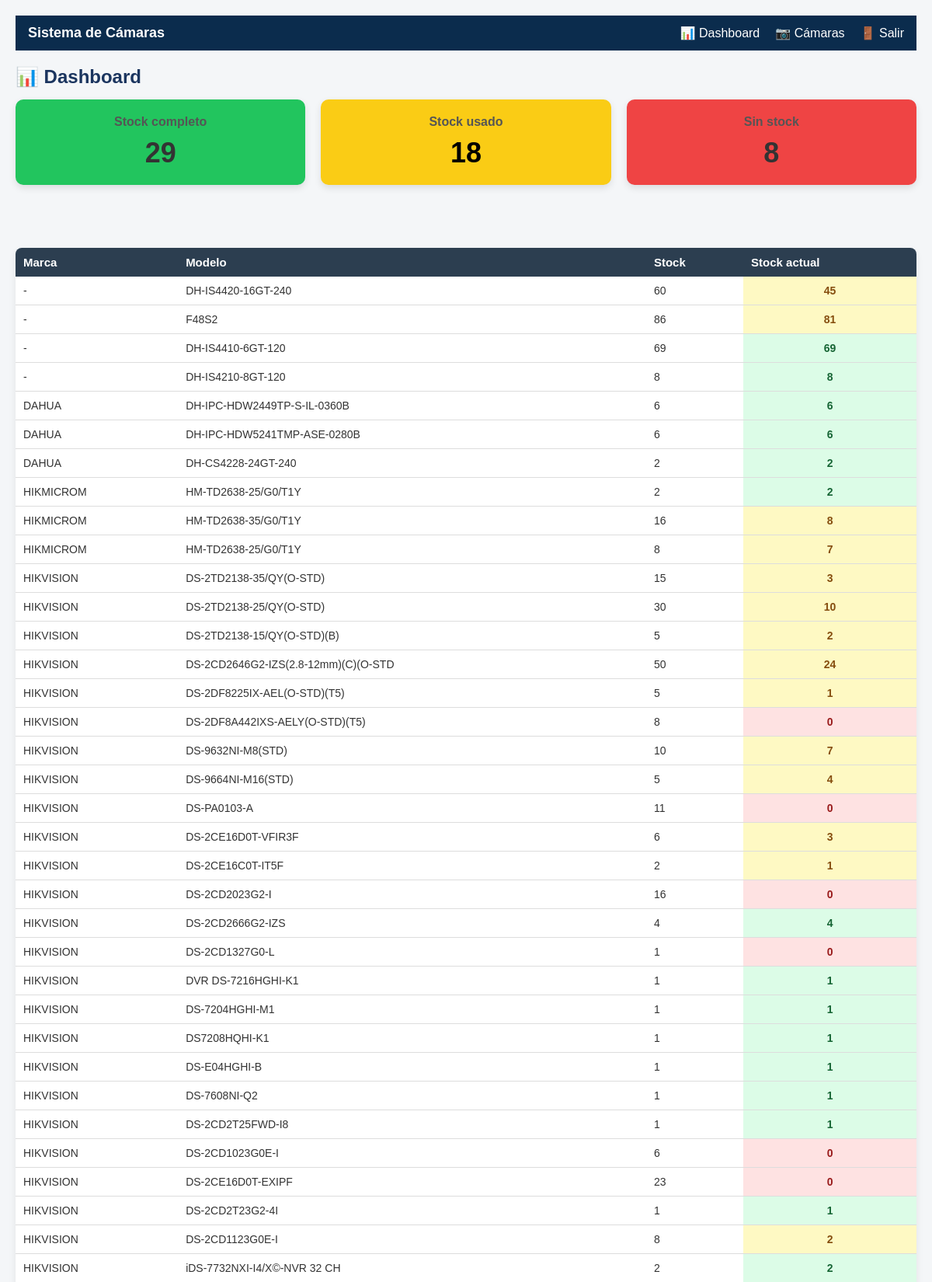
The app's page /dashboard.php (signed in, upper part) with its own data.
### tables this page shows
CREATE TABLE `camaras` (
  `id_camara` int(11) NOT NULL,
  `marca` varchar(50) DEFAULT NULL,
  `modelo` varchar(50) DEFAULT NULL,
  `ubicacion` varchar(100) DEFAULT NULL,
  `tipo` varchar(20) DEFAULT NULL,
  `resolucion` varchar(20) DEFAULT NULL,
  `nro_serie` varchar(50) DEFAULT NULL,
  `fecha_instalacion` date DEFAULT NULL,
  `ip` varchar(50) DEFAULT NULL,
  `id_ubicacion` int(11) DEFAULT NULL,
  `observaciones` text DEFAULT NULL,
  `stock` int(11) DEFAULT 0,
  `stock actual` int(11) DEFAULT 0,
  `stock_actual` int(11) DEFAULT 0
);

### dashboard.php (the view, shortened to what this page needs)
<?php
include "header.php";
include "db/conexion.php";
$where = '';
$total_ok = $conn->query("SELECT id_camara FROM camaras WHERE stock_actual = stock")->num_rows;
$total_medio = $conn->query("SELECT id_camara FROM camaras WHERE stock_actual > 0 AND stock_actual < stock")->num_rows;
$total_bajo = $conn->query("SELECT id_camara FROM camaras WHERE stock_actual = 0")->num_rows;
$sql = "SELECT * FROM camaras $where ORDER BY marca";
$result = $conn->query($sql);
?>
<h2>📊 Dashboard</h2>
<div class="cards">
    <a href="dashboard.php?filtro=ok" class="card ok">
        <h3>Stock completo</h3>
        <p><?php echo $total_ok; ?></p>
    </a>
    <a href="dashboard.php?filtro=medio" class="card medio">
        <h3>Stock usado</h3>
        <p><?php echo $total_medio; ?></p>
    </a>
    <a href="dashboard.php?filtro=bajo" class="card bajo">
        <h3>Sin stock</h3>
        <p><?php echo $total_bajo; ?></p>
    </a>
</div>
<br><br>
<table class="tabla-sistema">
<tr>
    <th>Marca</th>
    <th>Modelo</th>
    <th>Stock</th>
    <th>Stock actual</th>
</tr>
<?php while ($row = $result->fetch_assoc()): ?>
<?php
    if ($row['stock_actual'] == 0) {
        $clase = 'stock-bajo';
    } elseif ($row['stock_actual'] < $row['stock']) {
        $clase = 'stock-medio';
    } else {
        $clase = 'stock-alto';
    }
?>
<tr>
    <td><?php echo $row['marca']; ?></td>
    <td><?php echo $row['modelo']; ?></td>
    <td><?php echo $row['stock']; ?></td>
    <td class="<?php echo $clase; ?>">
        <?php echo $row['stock_actual']; ?>
    </td>
</tr>
<?php endwhile; ?>
</table>

### css/estilos.css (style rules this page uses)
* { margin: 0; padding: 0; box-sizing: border-box; font-family: Arial, sans-serif; }
body { background-color: #F4F6F8; padding: 20px; color: #333; }
h2 { margin-bottom: 15px; color: #1B355F; }
a { text-decoration: none; color: #538DCE; }
table { margin-top: 15px; width: 100%; border-collapse: collapse; font-family: Calibri, Arial, sans-serif; background-color: #ffffff; box-shadow: 0 4px 10px rgba(0,0,0,0.08); }
table th { background-color: #1B355F; color: #ffffff; padding: 12px; text-align: left; font-size: 15px; }
table td { padding: 10px; border-bottom: 1px solid #e0e0e0; font-size: 14px; }
.stock-alto { background-color: #c7ebd1; color: #14532d; font-weight: bold; text-align: center; }
.stock-medio { background-color: #fff3c4; color: #7a5c00; font-weight: bold; text-align: center; }
.stock-bajo { background-color: #f6c1c1; color: #7f1d1d; font-weight: bold; text-align: center; }
.card { background: #ffffff; border-radius: 10px; padding: 20px; box-shadow: 0 4px 10px rgba(0,0,0,0.1); text-align: center; }
.card h3 { margin: 0; font-size: 16px; color: #555; }
.card p { font-size: 36px; font-weight: bold; margin: 10px 0 0; }
table { width: 100%; border-collapse: collapse; background: #fff; border-radius: 8px; overflow: hidden; box-shadow: 0 4px 10px rgba(0,0,0,0.08); }
th { background: #1f2937; color: #fff; padding: 12px; text-align: left; font-weight: 600; }
td { padding: 10px 12px; border-bottom: 1px solid #e5e7eb; }
.stock-alto { background: #dcfce7; color: #166534; font-weight: 600; text-align: center; }
.stock-medio { background: #fef9c3; color: #854d0e; font-weight: 600; text-align: center; }
.stock-bajo { background: #fee2e2; color: #991b1b; font-weight: 600; text-align: center; }
.cards { display: flex; gap: 20px; margin-bottom: 30px; flex-wrap: wrap; }
.card { flex: 1; min-width: 180px; padding: 20px; border-radius: 10px; color: white; text-align: center; font-size: 18px; }
.card.ok { background-color: #22c55e; }
.card.medio { background-color: #facc15; color: #000; }
.card.bajo { background-color: #ef4444; }
.cards a { text-decoration: none; color: inherit; }
.card { cursor: pointer; transition: transform 0.2s ease, box-shadow 0.2s ease; }
table { width: 100%; border-collapse: collapse; margin-top: 15px; background: #fff; }
table th { background-color: #2c3e50; color: white; padding: 10px; text-align: left; }
table td { padding: 10px; border-bottom: 1px solid #ddd; }

### records on screen
camaras: marca "-", modelo "DH-IS4420-16GT-240", stock "60", stock_actual "45"
camaras: marca "-", modelo "F48S2", stock "86", stock_actual "81"
camaras: marca "-", modelo "DH-IS4410-6GT-120", stock "69", stock_actual "69"
camaras: marca "-", modelo "DH-IS4210-8GT-120", stock "8", stock_actual "8"
camaras: marca "DAHUA", modelo "DH-IPC-HDW2449TP-S-IL-0360B", stock "6", stock_actual "6"
camaras: marca "DAHUA", modelo "DH-IPC-HDW5241TMP-ASE-0280B", stock "6", stock_actual "6"
camaras: marca "DAHUA", modelo "DH-CS4228-24GT-240", stock "2", stock_actual "2"
camaras: marca "HIKMICROM", modelo "HM-TD2638-25/G0/T1Y", stock "2", stock_actual "2"
camaras: marca "HIKMICROM", modelo "HM-TD2638-35/G0/T1Y", stock "16", stock_actual "8"
camaras: marca "HIKMICROM", modelo "HM-TD2638-25/G0/T1Y", stock "8", stock_actual "7"
camaras: marca "HIKVISION", modelo "DS-2TD2138-35/QY(O-STD)", stock "15", stock_actual "3"
camaras: marca "HIKVISION", modelo "DS-2TD2138-25/QY(O-STD)", stock "30", stock_actual "10"
camaras: marca "HIKVISION", modelo "DS-2TD2138-15/QY(O-STD)(B)", stock "5", stock_actual "2"
camaras: marca "HIKVISION", modelo "DS-2CD2646G2-IZS(2.8-12mm)(C)(O-STD", stock "50", stock_actual "24"
camaras: marca "HIKVISION", modelo "DS-2DF8225IX-AEL(O-STD)(T5)", stock "5", stock_actual "1"
camaras: marca "HIKVISION", modelo "DS-2DF8A442IXS-AELY(O-STD)(T5)", stock "8", stock_actual "0"
camaras: marca "HIKVISION", modelo "DS-9632NI-M8(STD)", stock "10", stock_actual "7"
camaras: marca "HIKVISION", modelo "DS-9664NI-M16(STD)", stock "5", stock_actual "4"
camaras: marca "HIKVISION", modelo "DS-PA0103-A", stock "11", stock_actual "0"
camaras: marca "HIKVISION", modelo "DS-2CE16D0T-VFIR3F", stock "6", stock_actual "3"
camaras: marca "HIKVISION", modelo "DS-2CE16C0T-IT5F", stock "2", stock_actual "1"
camaras: marca "HIKVISION", modelo "DS-2CD2023G2-I", stock "16", stock_actual "0"
camaras: marca "HIKVISION", modelo "DS-2CD2666G2-IZS", stock "4", stock_actual "4"
camaras: marca "HIKVISION", modelo "DS-2CD1327G0-L", stock "1", stock_actual "0"
camaras: marca "HIKVISION", modelo "DVR DS-7216HGHI-K1", stock "1", stock_actual "1"
camaras: marca "HIKVISION", modelo "DS-7204HGHI-M1", stock "1", stock_actual "1"
camaras: marca "HIKVISION", modelo "DS7208HQHI-K1", stock "1", stock_actual "1"
camaras: marca "HIKVISION", modelo "DS-E04HGHI-B", stock "1", stock_actual "1"
camaras: marca "HIKVISION", modelo "DS-7608NI-Q2", stock "1", stock_actual "1"
camaras: marca "HIKVISION", modelo "DS-2CD2T25FWD-I8", stock "1", stock_actual "1"
camaras: marca "HIKVISION", modelo "DS-2CD1023G0E-I", stock "6", stock_actual "0"
camaras: marca "HIKVISION", modelo "DS-2CE16D0T-EXIPF", stock "23", stock_actual "0"
camaras: marca "HIKVISION", modelo "DS-2CD2T23G2-4I", stock "1", stock_actual "1"
camaras: marca "HIKVISION", modelo "DS-2CD1123G0E-I", stock "8", stock_actual "2"
camaras: marca "HIKVISION", modelo "iDS-7732NXI-I4/X©-NVR 32 CH", stock "2", stock_actual "2"

### other values on screen
$total_ok "29"
$total_medio "18"
$total_bajo "8"
